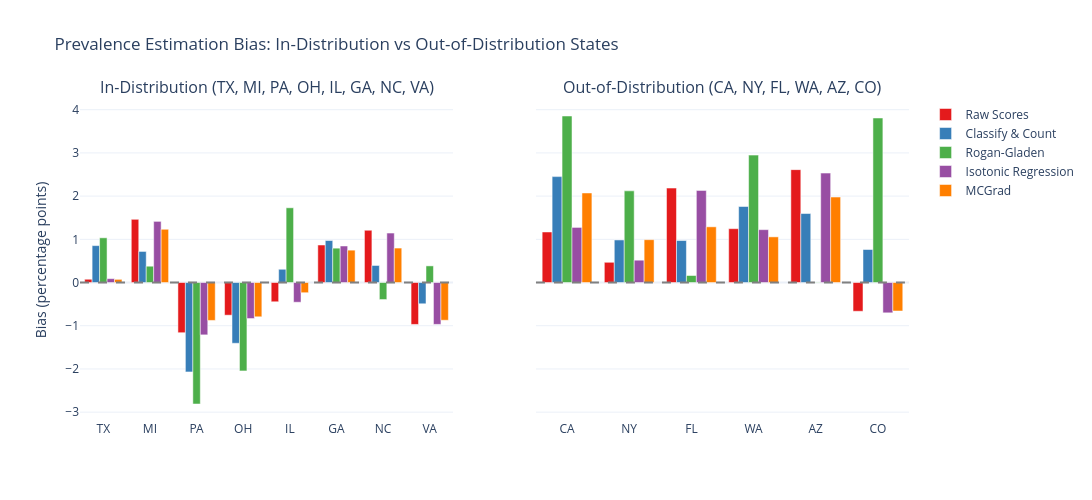

Notebook code cell kept with this figure:
### Code cell
# Combined visualization: In-distribution vs OOD bias by state
from plotly.subplots import make_subplots
from plotly import express as px

fig = make_subplots(
    rows=1, cols=2,
    subplot_titles=(f"In-Distribution ({', '.join(TRAIN_STATES)})", f"Out-of-Distribution ({', '.join(OOD_STATES)})"),
    shared_yaxes=True,
)

colors = px.colors.qualitative.Set1

for col, (results, title) in enumerate([
    (segment_results, "In-Distribution"),
    (ood_segment_results, "Out-of-Distribution"),
], start=1):
    for i, method in enumerate(methods_to_plot):
        biases = []
        segments = []
        for segment_name, estimates in results.items():
            true_prev = estimates["True Prevalence"]
            bias = estimates[method] - true_prev
            biases.append(bias * 100)
            segments.append(segment_name)
        
        fig.add_trace(
            go.Bar(
                name=method,
                x=segments,
                y=biases,
                marker_color=colors[i],
                showlegend=(col == 1),  # Only show legend for first subplot
            ),
            row=1, col=col,
        )

fig.add_hline(y=0, line_dash="dash", line_color="gray")
fig.update_layout(
    title="Prevalence Estimation Bias: In-Distribution vs Out-of-Distribution States",
    yaxis_title="Bias (percentage points)",
    barmode='group',
    height=500,
    width=1200,
)
fig.show()

### Figure 1 — Plotly figure (JSON) as saved in the notebook; plotly's stock layout.template omitted (floating-point values rounded to 4 significant figures)
{"data": [{"marker": {"color": "rgb(228,26,28)"}, "name": "Raw Scores", "showlegend": true, "type": "bar", "x": ["TX", "MI", "PA", "OH", "IL", "GA", "NC", "VA"], "xaxis": "x", "y": [0.07592, 1.463, -1.161, -0.7557, -0.4453, 0.8682, 1.21, -0.9698], "yaxis": "y"}, {"marker": {"color": "rgb(55,126,184)"}, "name": "Classify & Count", "showlegend": true, "type": "bar", "x": ["TX", "MI", "PA", "OH", "IL", "GA", "NC", "VA"], "xaxis": "x", "y": [0.8544, 0.7194, -2.07, -1.406, 0.3067, 0.9719, 0.3945, -0.492], "yaxis": "y"}, {"marker": {"color": "rgb(77,175,74)"}, "name": "Rogan-Gladen", "showlegend": true, "type": "bar", "x": ["TX", "MI", "PA", "OH", "IL", "GA", "NC", "VA"], "xaxis": "x", "y": [1.035, 0.3775, -2.811, -2.046, 1.73, 0.7953, -0.3938, 0.3849], "yaxis": "y"}, {"marker": {"color": "rgb(152,78,163)"}, "name": "Isotonic Regression", "showlegend": true, "type": "bar", "x": ["TX", "MI", "PA", "OH", "IL", "GA", "NC", "VA"], "xaxis": "x", "y": [0.08982, 1.415, -1.211, -0.8333, -0.456, 0.8456, 1.145, -0.9688], "yaxis": "y"}, {"marker": {"color": "rgb(255,127,0)"}, "name": "MCGrad", "showlegend": true, "type": "bar", "x": ["TX", "MI", "PA", "OH", "IL", "GA", "NC", "VA"], "xaxis": "x", "y": [0.07337, 1.233, -0.8772, -0.7933, -0.2356, 0.7493, 0.7977, -0.8728], "yaxis": "y"}, {"marker": {"color": "rgb(228,26,28)"}, "name": "Raw Scores", "showlegend": false, "type": "bar", "x": ["CA", "NY", "FL", "WA", "AZ", "CO"], "xaxis": "x2", "y": [1.17, 0.4683, 2.186, 1.246, 2.613, -0.6651], "yaxis": "y2"}, {"marker": {"color": "rgb(55,126,184)"}, "name": "Classify & Count", "showlegend": false, "type": "bar", "x": ["CA", "NY", "FL", "WA", "AZ", "CO"], "xaxis": "x2", "y": [2.451, 0.985, 0.972, 1.759, 1.597, 0.764], "yaxis": "y2"}, {"marker": {"color": "rgb(77,175,74)"}, "name": "Rogan-Gladen", "showlegend": false, "type": "bar", "x": ["CA", "NY", "FL", "WA", "AZ", "CO"], "xaxis": "x2", "y": [3.854, 2.122, 0.1625, 2.949, 0.007752, 3.808], "yaxis": "y2"}, {"marker": {"color": "rgb(152,78,163)"}, "name": "Isotonic Regression", "showlegend": false, "type": "bar", "x": ["CA", "NY", "FL", "WA", "AZ", "CO"], "xaxis": "x2", "y": [1.275, 0.517, 2.132, 1.224, 2.533, -0.7013], "yaxis": "y2"}, {"marker": {"color": "rgb(255,127,0)"}, "name": "MCGrad", "showlegend": false, "type": "bar", "x": ["CA", "NY", "FL", "WA", "AZ", "CO"], "xaxis": "x2", "y": [2.073, 0.9916, 1.289, 1.057, 1.978, -0.6587], "yaxis": "y2"}], "layout": {"annotations": [{"font": {"size": 16}, "showarrow": false, "text": "In-Distribution (TX, MI, PA, OH, IL, GA, NC, VA)", "x": 0.225, "xanchor": "center", "xref": "paper", "y": 1, "yanchor": "bottom", "yref": "paper"}, {"font": {"size": 16}, "showarrow": false, "text": "Out-of-Distribution (CA, NY, FL, WA, AZ, CO)", "x": 0.775, "xanchor": "center", "xref": "paper", "y": 1, "yanchor": "bottom", "yref": "paper"}], "barmode": "group", "height": 500, "shapes": [{"line": {"color": "gray", "dash": "dash"}, "type": "line", "x0": 0, "x1": 1, "xref": "x domain", "y0": 0, "y1": 0, "yref": "y"}, {"line": {"color": "gray", "dash": "dash"}, "type": "line", "x0": 0, "x1": 1, "xref": "x2 domain", "y0": 0, "y1": 0, "yref": "y2"}], "title": {"text": "Prevalence Estimation Bias: In-Distribution vs Out-of-Distribution States"}, "width": 1200, "xaxis": {"anchor": "y", "domain": [0, 0.45]}, "xaxis2": {"anchor": "y2", "domain": [0.55, 1]}, "yaxis": {"anchor": "x", "domain": [0, 1], "title": {"text": "Bias (percentage points)"}}, "yaxis2": {"anchor": "x2", "domain": [0, 1], "matches": "y", "showticklabels": false}}}
